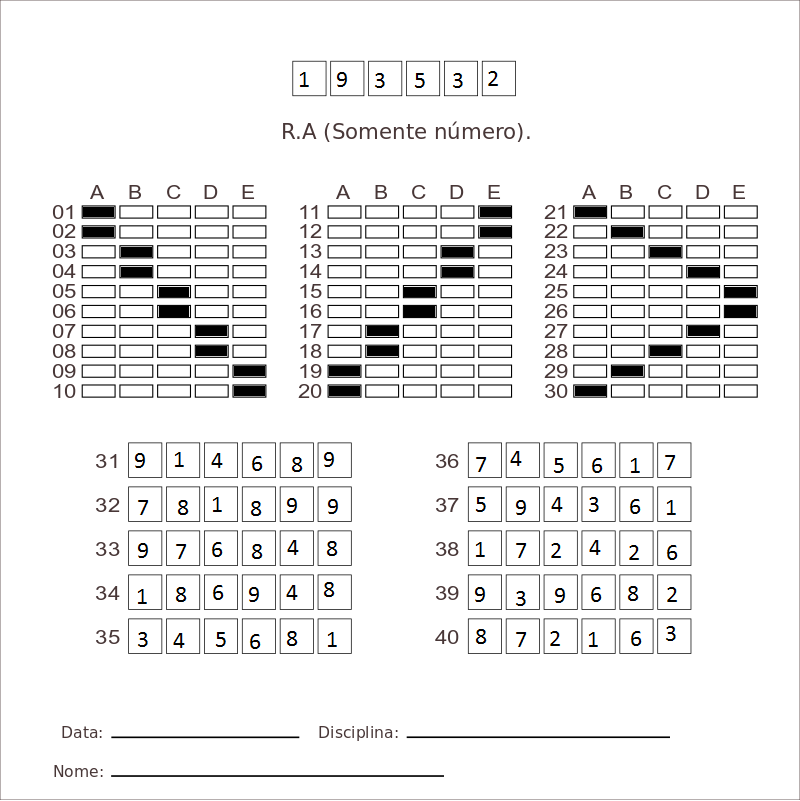
#> input picture ImageTest.png, 800 x 801 px, found by its file name
$ python CorrectTests.py
#> lines starting #> are read from the running program, lines starting #| are printed output that depends on the picture; after the words box and inside, x2 and y2 are one past the last pixel; in counts of white or black regions, pixels touching at a corner belong together
from keras.callbacks import EarlyStopping, ModelCheckpoint, ReduceLROnPlateau, CSVLogger
from keras.layers.normalization import BatchNormalization
from keras.layers.convolutional import MaxPooling2D
from keras.layers.convolutional import Conv2D
from keras.layers import GlobalMaxPooling2D
from matplotlib import pyplot as plt
from keras.models import Sequential
from keras.layers import Dropout
from keras.optimizers import RMSprop
from keras.utils import np_utils
from keras.layers import Dense
from copy import deepcopy
import numpy as np
import keras
import requests
import cv2
import os

from keras import backend as K
K.set_image_data_format('channels_first')
#> (this line was passed over: keras is not available in this run)

listResp = [None, 9999]
numberPred = ''

def download_file(url):
    local_filename = url.split('/')[-1]
    # NOTE the stream=True parameter below
    with requests.get(url, stream = True) as r:
        r.raise_for_status()
        with open(local_filename, 'wb') as f:
            for chunk in r.iter_content(chunk_size=8192):
                if chunk: # filter out keep-alive new chunks
                    f.write(chunk)
                    # f.flush()

def downloadFiles():

    urlsDownload = [
            'https://github.com/AlfredoFilho/Auto-Correction-Tests/raw/master/models/1024/Brain_SGD_1024.h5',
            'https://github.com/AlfredoFilho/Auto-Correction-Tests/raw/master/ImageTest.png'
            ]

    print('\nDownload files...')

    if((os.path.isdir("files")) == False):
        os.mkdir('files')

    os.chdir('files')

    for url in urlsDownload:
        nameFile = url.split('/')[-1]
        if (os.path.exists(nameFile) == False):
            download_file(url)
#> (the call stopped at in download_file, `with requests.get(url, stream = True) as r:`: the network is not available in this run)
#> further down, image is the input picture: shape (801, 800, 3); mean B, G, R 238.1, 238.1, 238.3

    os.chdir("..")

    print('...Finish download\n')

class GetAnswers:

    def __init__(self, bigRect):
        self.imageBigRect = bigRect
        self.resized_image = None
        self.maskImage = None
        self.maskAux = None
        self.model = self.Model()
        self.model.load_weights('files/Brain_SGD_1024.h5')
        self.preProcess()
        self.RA()
        self.otherAnswers()

    # [82 lines left out: functions preProcess, cropMChoice, cropNumber, multipleChoice, not called in this run]

    def Model(self):
        num_classes = 10
        model = Sequential()

        model.add(Conv2D(128, (5, 5), input_shape=(1, 28, 28), activation = 'relu'))
        model.add(MaxPooling2D(pool_size = (2, 2)))
        model.add(Dropout(0.2))

        model.add(Conv2D(256, (3, 3), input_shape=(1, 28, 28), activation = 'relu'))
        model.add(MaxPooling2D(pool_size = (2, 2)))
        model.add(Dropout(0.2))

        model.add(Conv2D(512, (3, 3), input_shape=(1, 28, 28), activation = 'relu'))
        model.add(MaxPooling2D(pool_size = (2, 2)))
        model.add(Dropout(0.3))

        model.add(GlobalMaxPooling2D())

        model.add(Dense(1024, activation='relu'))
        model.add(Dropout(0.5))
        model.add(Dense(num_classes, activation='softmax', name='predict'))

        model.compile(loss='categorical_crossentropy', optimizer='sgd', metrics=['accuracy'])

        return model


    # [42 lines left out: functions RA, otherAnswers, not called in this run]


class AutoCorrection:

    def __init__(self, image):
        self.image = image
        self.bigRect = None
        self.extractTemplateRectangle()
        self.resolveTemplate()


    def findContours(self):

        img_gray = cv2.cvtColor(self.image, cv2.COLOR_RGB2GRAY)
        contours, hierarchy = cv2.findContours(~img_gray, cv2.RETR_TREE, cv2.CHAIN_APPROX_SIMPLE)
#> contours = 720 contours, 68 with area under 20; largest, box (x1, y1, x2, y2) and area: (0, 0, 800, 800) 638401, (0, 0, 800, 800) 638399, (481, 60, 516, 97) 1224, (406, 60, 441, 97) 1224, (368, 60, 403, 97) 1224
        return contours


    def cutImage(self, polygonExternalPoints):
        # Define the corners of the target rectangle
        width, height = 800, 800
        cutOutPoints = np.zeros(polygonExternalPoints.shape, dtype=np.float32)
        cutOutPoints[0] = (0, 0)
        cutOutPoints[1] = (0, height)
        cutOutPoints[2] = (width, height)
        cutOutPoints[3] = (width, 0)

        transformationMatrix = cv2.getPerspectiveTransform(polygonExternalPoints.astype(np.float32), cutOutPoints)

        # Apply perspective transformation
        self.bigRect = cv2.warpPerspective(image, transformationMatrix, (width, height))


    def extractTemplateRectangle(self):
        # Find contour of the biggest rectangle
        contours = self.findContours()
        templateRectangle = max(contours, key = cv2.contourArea)
#> templateRectangle = [[0, 0], [0, 799], [799, 799], [799, 0]]

        ## Stract the polygon points
        epsilonCurve = 0.01 * cv2.arcLength(templateRectangle, True)
#> epsilonCurve = 31.96
        polygonExternalPoints = cv2.approxPolyDP(templateRectangle, epsilonCurve, True)
#> polygonExternalPoints = [[0, 0], [0, 799], [799, 799], [799, 0]]

        self.cutImage(polygonExternalPoints)
#> in cutImage, `transformationMatrix = cv2.getPerspectiveTransform(polygonExternalPoin..`: transformationMatrix = [[1, 0, 0], [0, 1, 0], [0, 0, 1]]
#> in cutImage, `self.bigRect = cv2.warpPerspective(image, transformationMatrix, (width..`:
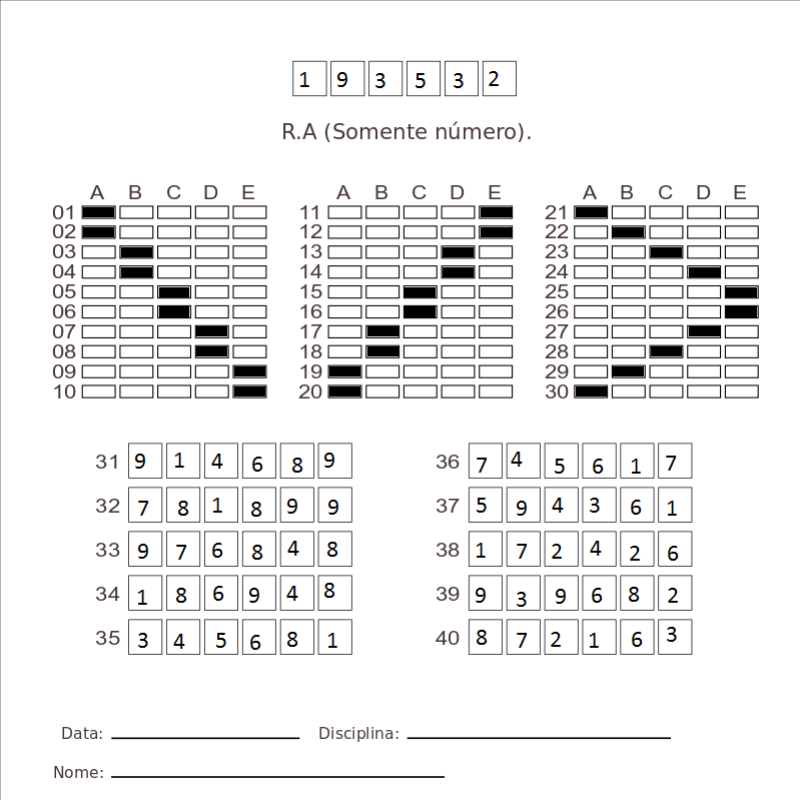
#> self.bigRect: shape (800, 800, 3); mean B, G, R 238.2, 238.2, 238.4


    def viewBiggestRect(self):
        cv2.imshow('Biggest Rectangle', self.bigRect)
        cv2.waitKey(0)


    def resolveTemplate(self):
        asd = GetAnswers(self.bigRect)

downloadFiles()
image = cv2.imread('files/ImageTest.png')
prova = AutoCorrection(image)
#> (the call stopped at in Model, `model = Sequential()`: keras is not available in this run)
prova.viewBiggestRect()

$ run again, with VetorialGabarito.png copied over ImageTest.png
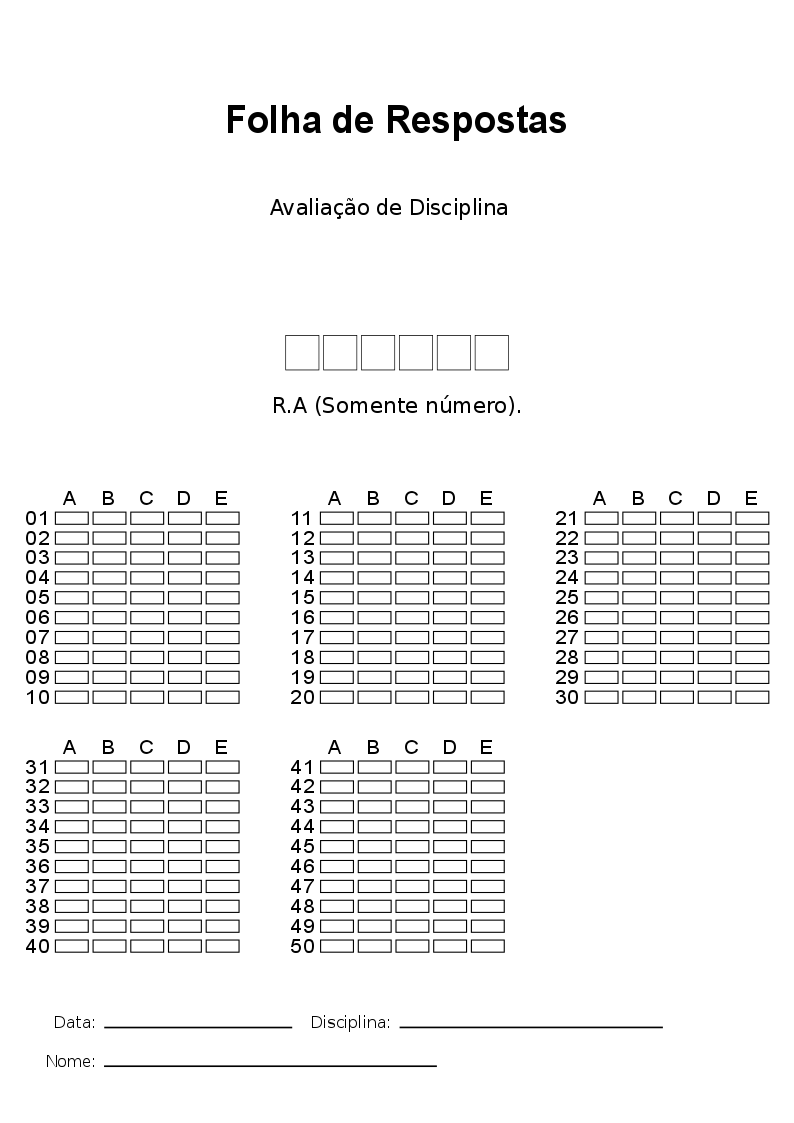
#> input picture VetorialGabarito.png, 794 x 1123 px, found by its file name
#> image is the input picture: shape (1123, 794, 3); min 0, max 255, mean 243.3
#> in findContours, `contours, hierarchy = cv2.findContours(~img_gray, cv2.RETR_TREE, cv2.C..`: contours = 831 contours, 87 with area under 20; largest, box (x1, y1, x2, y2) and area: (474, 335, 509, 371) 1190, (436, 335, 471, 371) 1190, (361, 335, 396, 371) 1190, (323, 335, 358, 371) 1190, (285, 335, 320, 371) 1190
#> templateRectangle = [[474, 335], [474, 370], [508, 370], [508, 335]]
#> epsilonCurve = 1.38
#> polygonExternalPoints = [[474, 335], [474, 370], [508, 370], [508, 335]]
#> transformationMatrix = [[23.53, 0, -11152.9], [3.34e-15, 22.86, -7657.1], [4.18e-18, 0, 1]]
#> in cutImage, `self.bigRect = cv2.warpPerspective(image, transformationMatrix, (width..`:
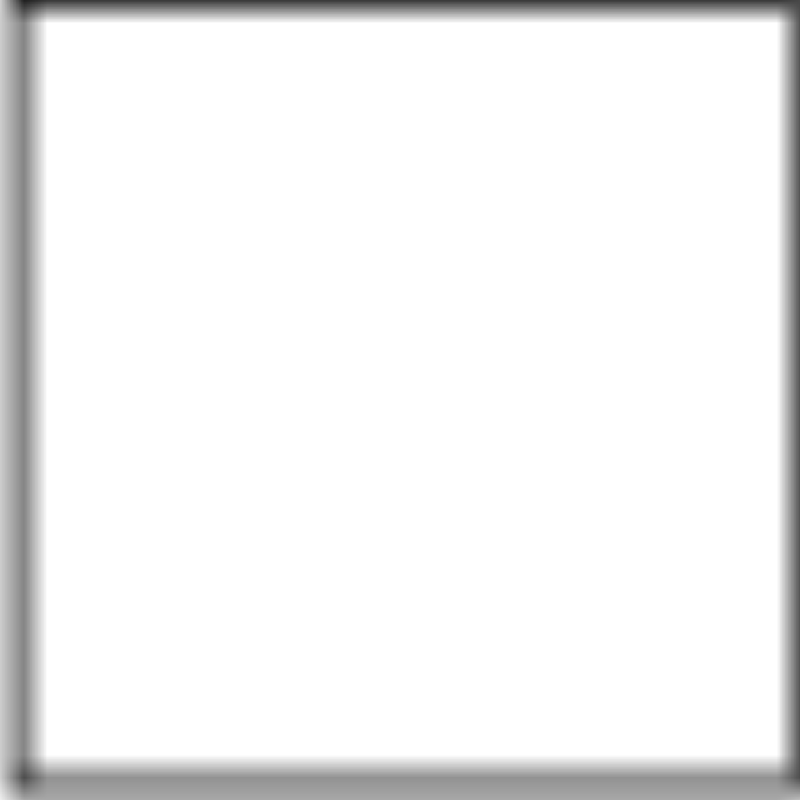
#> self.bigRect: shape (800, 800, 3); min 33, max 255, mean 241.3
